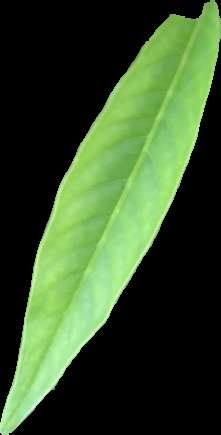
#> input picture augmented/Vitex_nagundo/download (12).png, 221 x 435 px, found by its file name; its folder holds only this picture in this run
$ jupyter execute image_processing_feature_extraction.ipynb   (older library calls are emulated)
#> lines starting #> are read from the running program, lines starting #| are printed output that depends on the picture; after the words box and inside, x2 and y2 are one past the last pixel; in counts of white or black regions, pixels touching at a corner belong together
# IMPORTS

[cell 1]
import cv2
import numpy as np
import matplotlib.pyplot as plt
import math
import pandas as pd
import os
import csv
import seaborn as sns
import statsmodels.api as sm

# FUNCTIONS FOR PROCESSING IMAGE

[cell 2]
def show(img_path):
    plt.imshow(img_path)
    plt.axis('off')
    plt.show()


def resizeImage(image):
    try:
        # Get the dimensions of the original image
        original_height, original_width, _ = image.shape

        # Specify the desired dimensions of the resized image
        desired_width = 400
        desired_height = 400

        # Calculate the aspect ratio of the original image
        aspect_ratio = original_width / original_height

        # Apply the aspect ratio to the desired dimensions
        if desired_width / aspect_ratio <= desired_height:
            # Use the desired width to calculate the height
            new_width = desired_width
            new_height = int(new_width / aspect_ratio)
        else:
            # Use the desired height to calculate the width
            new_height = desired_height
            new_width = int(new_height * aspect_ratio)

        # Resize the image
        resized_image = cv2.resize(image, (new_width, new_height))
        return resized_image
    except Exception as e:
        print("Error in resizing image", e)
        return image


def getDiameter(contour, circularity, rectangularity, ellipticity, area):
    try:
        # Fit an ellipse to the largest contour
        if ellipticity > circularity and rectangularity:
            ellipse = cv2.fitEllipse(contour)

        # Extract the major and minor axes of the ellipse
            major_axis = max(ellipse[1])
            minor_axis = min(ellipse[1])

        # Calculate the diameter as the maximum of major and minor axes
            diameter = max(major_axis, minor_axis)

        elif circularity > ellipticity and rectangularity:
            diameter = 2 * np.sqrt((area * circularity**2) / np.pi)
        else:
            diameter = np.sqrt(area / rectangularity)
        return diameter
    except Exception as e:
        print("Error in getting the diameter", e)
        return 0


def getTexture(image):
    try:
        image = np.array(image, np.uint8)
        gray = cv2.cvtColor(image, cv2.COLOR_BGR2GRAY)
        _, binary = cv2.threshold(gray, 128, 255, cv2.THRESH_BINARY)
        contours, hierarchy = cv2.findContours(
            binary, cv2.RETR_EXTERNAL, cv2.CHAIN_APPROX_SIMPLE)
        huMomentsList = []
        for contour in contours:
            moments = cv2.moments(contour)
            huMoments = cv2.HuMoments(moments)
            huMomentsList.append(huMoments)
        huMomentsList = np.array(huMomentsList)
        mean = np.mean(huMomentsList, axis=0)
        std_dev = np.std(huMomentsList, axis=0)
        for i in range(7):
            mean[i] = -np.sign(mean[i]) * np.log10(abs(mean[i]))
            std_dev[i] = -np.sign(std_dev[i]) * np.log10(abs(std_dev[i]))

        reference_values = {
            'Class 1': [0.1, 0.1, 0.1, 0.1, 0.1, 0.1, 0.1],
            'Class 2': [0.2, 0.2, 0.2, 0.2, 0.2, 0.2, 0.2],
            'Class 3': [0.3, 0.3, 0.3, 0.3, 0.3, 0.3, 0.3],
            'Class 4': [0.4, 0.4, 0.4, 0.4, 0.4, 0.4, 0.4],
            'Class 5': [0.5, 0.5, 0.5, 0.5, 0.5, 0.5, 0.5],
            'Class 6': [0.6, 0.6, 0.6, 0.6, 0.6, 0.6, 0.6],
            'Class 7': [0.7, 0.7, 0.7, 0.7, 0.7, 0.7, 0.7],
            'Class 8': [0.8, 0.8, 0.8, 0.8, 0.8, 0.8, 0.8],
            'Class 9': [0.9, 0.9, 0.9, 0.9, 0.9, 0.9, 0.9],

        }
        distances = {}
        for key in reference_values:
            ref = np.array(reference_values[key])
            dist = np.sqrt(np.sum((mean - ref) ** 2))
            distances[key] = dist
        classification = min(distances, key=distances.get)
        if classification == 'Class 1':
            return 1
        elif classification == 'Class 2':
            return 2
        elif classification == 'Class 3':
            return 3
        elif classification == 'Class 4':
            return 4
        elif classification == 'Class 5':
            return 5
        elif classification == 'Class 6':
            return 6
        elif classification == 'Class 7':
            return 7
        elif classification == 'Class 8':
            return 8
        elif classification == 'Class 9':
            return 9
    except Exception as e:
        print("Error in getting Texture of the image", e)
        return None


def applyFilters(image):

    try:
        # Apply Gaussian blur to reduce noise
        ksize = (3, 3)  # kernel size
        sigmaX = 3  # standard deviation in X direction
        blur = cv2.GaussianBlur(image, ksize, sigmaX)

        # Apply Median blur to reduce noise
        ksize = 5  # kernel size (must be odd)
        median = cv2.medianBlur(blur, ksize)

        # Apply Bilateral filter to reduce noise
        d = 1  # diameter of each pixel neighborhood
        sigmaColor = 100  # filter sigma in the color space
        sigmaSpace = 100  # filter sigma in the coordinate space
        bilateral = cv2.bilateralFilter(median, d, sigmaColor, sigmaSpace)

        return bilateral
    except Exception as e:
        print("Error in applying Filters image", e)
        return image


def flatten(filtered_image):
    try:
        # Convert the image to grayscale
        gray_image = cv2.cvtColor(filtered_image, cv2.COLOR_BGR2GRAY)
        # Perform adaptive histogram equalization to normalize the image
        # You can adjust the clipLimit and tileGridSize parameters to control the normalization effect
        clahe = cv2.createCLAHE(clipLimit=0.5, tileGridSize=(8, 8))
        normalized_image = clahe.apply(gray_image)

        # Convert the normalized image back to BGR color space
        normalized_image = cv2.cvtColor(normalized_image, cv2.COLOR_GRAY2BGR)
        # Resize the mask to match the size of the input image
        mask = cv2.threshold(gray_image, 25, 255, cv2.THRESH_BINARY)[1]
        mask = cv2.resize(
            mask, (filtered_image.shape[1], filtered_image.shape[0]), interpolation=cv2.INTER_NEAREST)

        # Perform bitwise_and operation on the image and mask
        output_image = cv2.bitwise_and(
            filtered_image, filtered_image, mask=mask)

        # Perform bitwise_not operation on the mask
        not_mask = cv2.bitwise_not(mask)
        not_mask = cv2.resize(
            not_mask, (normalized_image.shape[1], normalized_image.shape[0]), interpolation=cv2.INTER_NEAREST)

        normalized_not_mask = cv2.bitwise_and(
            normalized_image, normalized_image, mask=not_mask)

        # Add the bitwise_and results to get the final output image
        output_image = cv2.add(output_image, normalized_not_mask)

        return output_image
    except Exception as e:
        print("Error in flattening image", e)
        return filtered_image


def remove_background(flattened_image):
    try:
        mask = np.zeros(flattened_image.shape[:2], np.uint8)
        rect = (
            10, 10, flattened_image.shape[1]-20, flattened_image.shape[0]-20)
        cv2.grabCut(flattened_image, mask, rect, None,
                    None, 5, cv2.GC_INIT_WITH_RECT)

        # Create a binary mask from the grabcut mask
        binary_mask = np.where((mask == 2) | (
            mask == 0), 0, 1).astype(np.uint8)

        # Apply the binary mask to the original image
        flattened_image = cv2.bitwise_and(
            flattened_image, flattened_image, mask=binary_mask)

        return flattened_image
    except Exception as e:
        print("Error in removing background", e)
        return flattened_image


def get_edge(image):
    try:
        # Apply Scharr operator for x and y directions
        scharr_x = cv2.Scharr(image, cv2.CV_64F, 1, 0)
        scharr_y = cv2.Scharr(image, cv2.CV_64F, 0, 1)

        # Compute the gradient magnitude and direction
        grad_mag = cv2.magnitude(scharr_x, scharr_y)
        grad_dir = cv2.phase(scharr_x, scharr_y, angleInDegrees=True)

        threshold_value = 200  # Adjust this threshold value as needed
        _, edges = cv2.threshold(
            grad_mag, threshold_value, 255, cv2.THRESH_BINARY)

        edges = edges.astype(np.uint8)
        return edges
    except Exception as e:
        print("Error in getting edge", e)
        return image


def get_contours(edges, image):
    try:
        edge = cv2.Canny(edges, 50, 100)

        # Perform dilation on the edges
        kernel = cv2.getStructuringElement(cv2.MORPH_RECT, (5, 5))
        dilated_edges = cv2.dilate(edge, kernel, iterations=1)

        # Perform erosion on the edges
        eroded_edges = cv2.erode(edge, kernel, iterations=3)
        # Find contours in the binary image
        contours, hierarchy = cv2.findContours(
            dilated_edges, cv2.RETR_EXTERNAL, cv2.CHAIN_APPROX_SIMPLE)
        cnt = max(contours, key=cv2.contourArea)
        # green color, line thickness = 3
        cv2.drawContours(image, [cnt], 0, (255, 0, 0), 3)
        global texture
        texture = getTexture(image)
        return cnt
    except Exception as e:
        print("Error in getting contours", e)
        return None


def get_features(cnt):
    try:
        moments = cv2.moments(cnt)

        # Calculate circularity
        perimeter = cv2.arcLength(cnt, True)
        area = cv2.contourArea(cnt)
        circularity = 4 * np.pi * area / (perimeter ** 2)

        # Calculate rectangularity
        x, y, w, h = cv2.boundingRect(cnt)
        rectangularity = w/h

        # Calculate ellipticity
        a = moments['mu20'] + moments['mu02']
        b = np.sqrt(4 * moments['mu11'] ** 2 +
                    (moments['mu20'] - moments['mu02']) ** 2)
        ellipticity = np.sqrt((a + b) / (a - b))

        x, y, w, h = cv2.boundingRect(cnt)
        length = max(w, h)
        width = min(w, h)
        area = cv2.contourArea(cnt)
        perimeter = cv2.arcLength(cnt, True)
        diameter = getDiameter(
            cnt, circularity, rectangularity, ellipticity, area)

        apect_ratio = length/width
        form_factor = (4*math.pi*area)/perimeter**2
        narrow_factor = diameter/length
        perimeter_ratio_of_diameter = perimeter/diameter
        perimeter_ratio_of_PLW = perimeter/(length+width)

        features = np.array([length, width, diameter, area, perimeter, rectangularity, circularity, ellipticity,
                            apect_ratio, form_factor, narrow_factor, perimeter_ratio_of_diameter, perimeter_ratio_of_PLW, texture, 3])
        return features

    except Exception as e:
        print("Error in getting features", e)
        return None


def process_image(image):
    # Main
    # Load an image
    try:
        image = resizeImage(image)
        filtered_image = applyFilters(image)
        flattened_image = flatten(filtered_image)
        background_removed = remove_background(flattened_image)
        edge = get_edge(background_removed)
        cnt = get_contours(edge, image)
        features = get_features(cnt)
        return features
    except Exception as e:
        print("Error")

# FUNCTIONS FOR INPUTTING DATA TO TABLE

[cell 3]
def append_data_to_csv(file_path, data):
    try:
        # Read the CSV file into a DataFrame
        df = pd.read_csv(file_path)

        # Create a new DataFrame with the data to be appended
        new_data = pd.DataFrame([data], columns=df.columns)

        # Append the new data to the original DataFrame
        df = pd.concat([df, new_data], ignore_index=True)

        # Write the updated data back to the CSV file
        df.to_csv(file_path, index=False)

        print("Data has been appended to the CSV file successfully!")
    except FileNotFoundError:
        print("File not found. Please check the file path.")
    except Exception as e:
        print("Error occurred:", str(e))


def read_csv_to_table(file_path):
    try:
        # Read CSV file into a pandas DataFrame
        df = pd.read_csv(file_path)
        return df

    except FileNotFoundError:
        print("File not found. Please check the file path.")
    except Exception as e:
        print("Error occurred:", str(e))


def loop_through_directory(dir_path):
    # Loop through all the contents of the directory
    for item in os.listdir(dir_path):
        # Create the absolute path by joining the directory path and the item name
        item_path = os.path.join(dir_path, item)

        # Check if the item is a file
        if os.path.isfile(item_path):
            image_path = item_path

            # Open the image
            image = cv2.imread(image_path)
            data = np.array(process_image(image))
            # append data to csv file
            append_data_to_csv(file_path, data)

# Global Variables

[cell 4]
image = None
texture = None
file_path = '../../csv/features_data-Sheet1.csv'

# FUNCTION FOR MAIN

[cell 5]
def main():
    # Specify the directory path
    dir_path = '../../images/compilation/Vitex_nagundo'
    loop_through_directory(dir_path)
#> in loop_through_directory, image is the input picture: shape (435, 221, 3); mean B, G, R 42, 78.3, 54.3
#> in flatten, `gray_image = cv2.cvtColor(filtered_image, cv2.COLOR_BGR2GRAY)`:
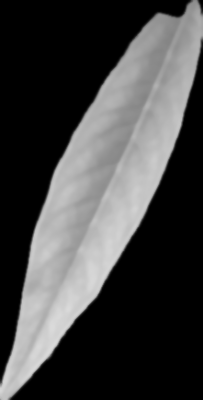
#> gray_image: shape (400, 203); min 0, max 218, mean 66.9
#> in flatten, `mask = cv2.threshold(gray_image, 25, 255, cv2.THRESH_BINARY)[1]`:
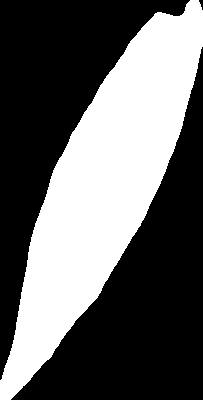
#> mask: shape (400, 203); 38.8% white; 1 white region, box (x1, y1, x2, y2) and area: (0, 0, 203, 400) 31537
#> in get_edge, `scharr_y = cv2.Scharr(image, cv2.CV_64F, 0, 1)`:
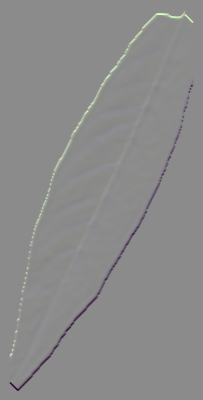
#> scharr_y: shape (400, 203, 3) float64; mean B, G, R 0, 0, 0; drawn with min black and max white
#> in get_edge, `grad_mag = cv2.magnitude(scharr_x, scharr_y)`:
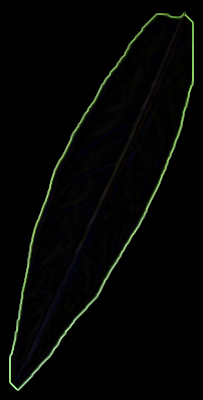
#> grad_mag: shape (400, 203, 3) float64; mean B, G, R 69.2, 94.5, 76.4; drawn with min black and max white
#> in get_edge, `grad_dir = cv2.phase(scharr_x, scharr_y, angleInDegrees=True)`:
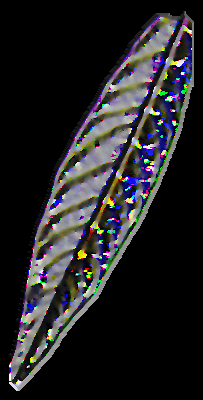
#> grad_dir: shape (400, 203, 3) float64; mean B, G, R 52.7, 49.9, 50.7; drawn with min black and max white
#> in get_edge, `_, edges = cv2.threshold( grad_mag, threshold_value, 255, cv2.THRESH_B..`:
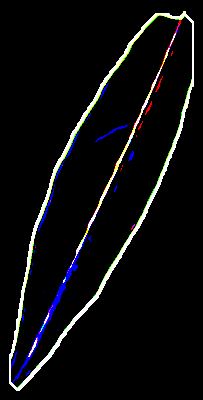
#> edges: shape (400, 203, 3) float64; mean B, G, R 14, 12.8, 12.6
#> in get_contours, `edge = cv2.Canny(edges, 50, 100)`:
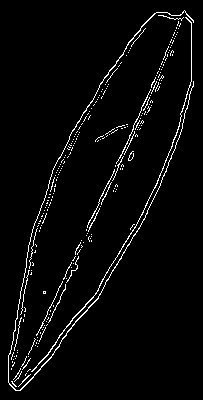
#> edge: shape (400, 203); 3.4% white in thin lines or dots, all inside (x1, y1, x2, y2) = (8, 10, 194, 391)
#> in get_contours, `dilated_edges = cv2.dilate(edge, kernel, iterations=1)`:
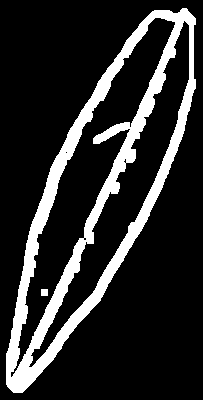
#> dilated_edges: shape (400, 203); 16.9% white; 2 white regions
#> in get_contours, `eroded_edges = cv2.erode(edge, kernel, iterations=3)`: eroded_edges: shape (400, 203); every value is 0
#> in get_contours, `contours, hierarchy = cv2.findContours( dilated_edges, cv2.RETR_EXTERN..`: contours = 1 contour; box (x1, y1, x2, y2) and area: (6, 8, 196, 393) 33016
#> in get_contours, `cnt = max(contours, key=cv2.contourArea)`: cnt = contour of 390 points, box (x1, y1, x2, y2) (6, 8, 196, 393), area 33016
#> in getTexture, `gray = cv2.cvtColor(image, cv2.COLOR_BGR2GRAY)`:
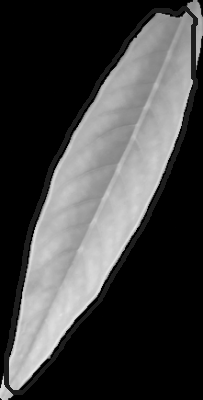
#> gray: shape (400, 203); min 0, max 233, mean 67.3
#> in getTexture, `_, binary = cv2.threshold(gray, 128, 255, cv2.THRESH_BINARY)`:
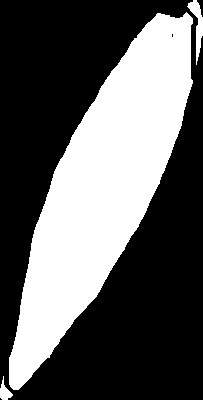
#> binary: shape (400, 203); 36.8% white; 3 white regions
#> in getTexture, `contours, hierarchy = cv2.findContours( binary, cv2.RETR_EXTERNAL, cv2..`: contours = 3 contours; box (x1, y1, x2, y2) and area: (9, 12, 193, 390) 28925, (187, 0, 203, 65) 310, (0, 376, 13, 400) 120
#> the loop in getTexture, `for contour in contours:` made 3 passes
#> huMoments on pass 3: [0.84, 0.628, 0.13, 0.0795, 0.008, 0.0556, -0.00117]
#> after the loop in getTexture, `for contour in contours:`: huMomentsList = [[0.212, 0.0088, 0.00503, 0.00101, 2.08e-06, 8.57e-05, -8.9e-07], [0.353, 0.0988, 0.000761, 0.00053, 3.37e-07, 0.000167, 6.64e-10], [0.84, 0.628, 0.13, 0.0795, 0.008, 0.0556, -0.00117]]
#> in getTexture, `mean = np.mean(huMomentsList, axis=0)`: mean = [0.468, 0.245, 0.0453, 0.027, 0.00267, 0.0186, -0.00039]
#> in getTexture, `std_dev = np.std(huMomentsList, axis=0)`: std_dev = [0.269, 0.273, 0.06, 0.0371, 0.00377, 0.0261, 0.000551]
#> after the loop in getTexture, `for i in range(7):`: mean = [0.329, 0.611, 1.34, 1.57, 2.57, 1.73, -3.41]; std_dev = [0.571, 0.564, 1.22, 1.43, 2.42, 1.58, 3.26]
#> the loop in getTexture, `for key in reference_values:` made 9 passes
#> dist on passes 1 to 9: 13.26, 13.06, 12.9, 12.77, 12.69, 12.64, 12.62, 12.65, 12.72
#> after the loop in getTexture, `for key in reference_values:`: distances = 9 items
#> in getTexture, `classification = min(distances, key=distances.get)`: classification = 'Class 7'
#> in get_contours, `texture = getTexture(image)`: texture = 7
#> in get_features, `moments = cv2.moments(cnt)`: moments = moments, m00 33016.5, centre m10/m00, m01/m00 = (101.8, 188.6)
#> in get_features, `perimeter = cv2.arcLength(cnt, True)`: perimeter = 953.9
#> in get_features, `area = cv2.contourArea(cnt)`: area = 33016.5
#> in get_features, `circularity = 4 * np.pi * area / (perimeter ** 2)`: circularity = 0.456
#> in get_features, `x, y, w, h = cv2.boundingRect(cnt)`: x = 6; y = 8; w = 190; h = 385
#> in get_features, `rectangularity = w/h`: rectangularity = 0.494
#> in get_features, `a = moments['mu20'] + moments['mu02']`: a = 362967816.9
#> in get_features, `b = np.sqrt(4 * moments['mu11'] ** 2 + (moments['mu20'] - moments['mu0..`: b = 317941305.6
#> in get_features, `ellipticity = np.sqrt((a + b) / (a - b))`: ellipticity = 3.89
#> in get_features, `length = max(w, h)`: length = 385
#> in get_features, `width = min(w, h)`: width = 190
#> in getDiameter, `ellipse = cv2.fitEllipse(contour)`: ellipse = ((104.7, 182.2), (106, 397), 24.42)
#> in getDiameter, `major_axis = max(ellipse[1])`: major_axis = 397
#> in getDiameter, `minor_axis = min(ellipse[1])`: minor_axis = 106
#> in getDiameter, `diameter = max(major_axis, minor_axis)`: diameter = 397
#> in get_features, `apect_ratio = length/width`: apect_ratio = 2.03
#> in get_features, `form_factor = (4*math.pi*area)/perimeter**2`: form_factor = 0.456
#> in get_features, `narrow_factor = diameter/length`: narrow_factor = 1.03
#> in get_features, `perimeter_ratio_of_diameter = perimeter/diameter`: perimeter_ratio_of_diameter = 2.4
#> in get_features, `perimeter_ratio_of_PLW = perimeter/(length+width)`: perimeter_ratio_of_PLW = 1.66
#> in get_features, `features = np.array([length, width, diameter, area, perimeter, rectang..`: features = [385, 190, 397, 33016.5, 953.9, 0.494, 0.456, 3.89, 2.03, 0.456, 1.03, 2.4, 1.66, 7, 3]
#> in loop_through_directory, `data = np.array(process_image(image))`: data has the same summary as features in get_features
#> (reads csv/features_data-Sheet1.csv from the repository)
#> in append_data_to_csv, `new_data = pd.DataFrame([data], columns=df.columns)`: new_data = table of 1 rows and 15 columns
#> in append_data_to_csv, `df = pd.concat([df, new_data], ignore_index=True)`: df = table of 4179 rows and 15 columns
    read_csv_to_table(file_path)
